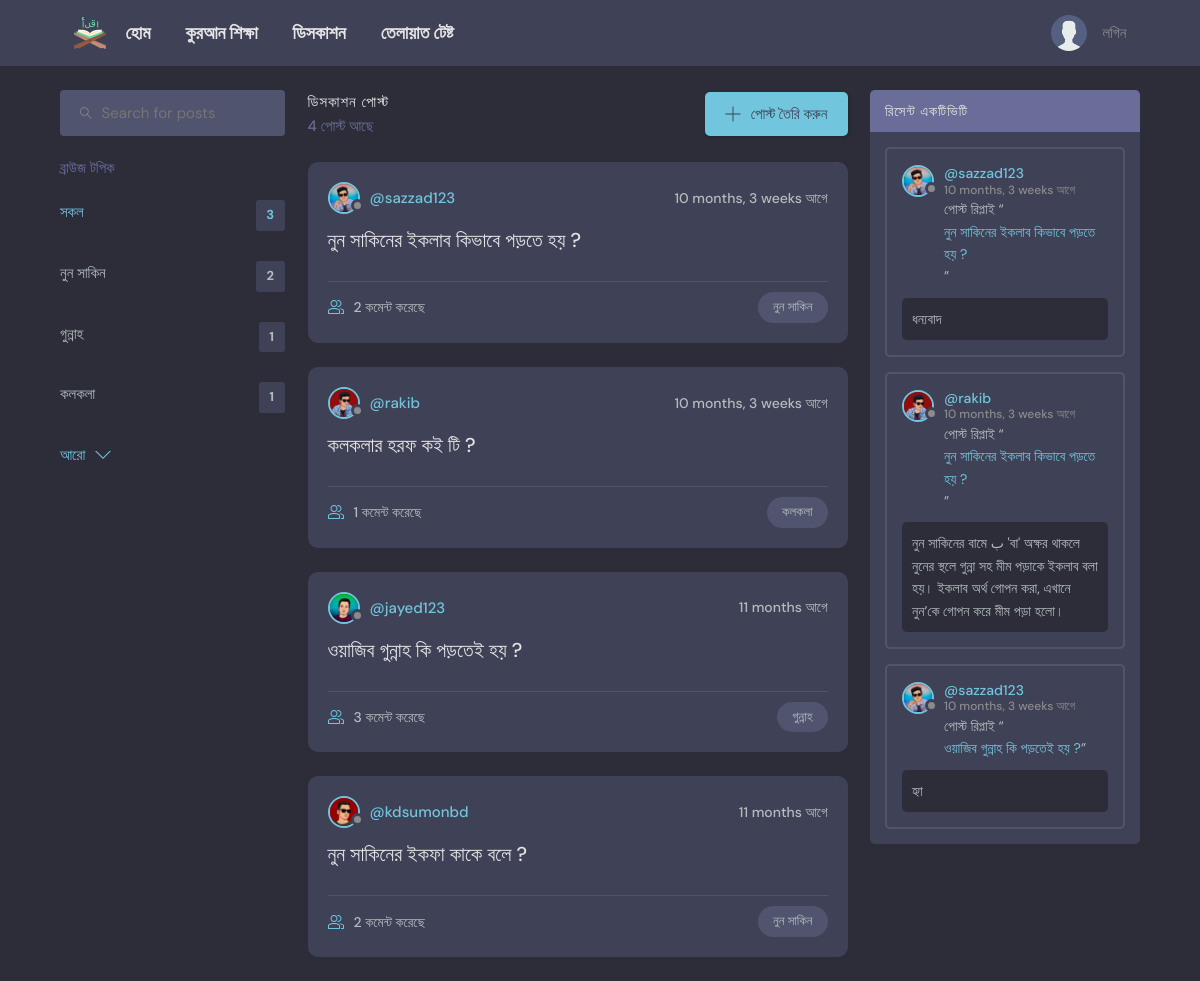
/dis/, run on the app's committed database.
### base/models.py (models this page shows, shortened)
class Topic(models.Model):
    name = models.CharField(max_length=200)

class Room(models.Model):
    host = models.ForeignKey(User, on_delete=models.SET_NULL, null=True)
    topic = models.ForeignKey(Topic, on_delete=models.SET_NULL, null=True)
    name = models.CharField(max_length=200)
    description = models.TextField(null=True, blank=True)
    participants = models.ManyToManyField(User, related_name='participants', blank=True)
    updated = models.DateTimeField(auto_now=True)
    created = models.DateTimeField(auto_now_add=True)
    class Meta:
        ordering = ['-updated', '-created']
    def __str__(self):
        return self.name

class User(AbstractUser):
    name = models.CharField(max_length=200, null=True)
    email = models.EmailField(unique=True, null=True)
    bio = models.TextField(null=True)
    avatar = models.ImageField(null=True, default="avatar.svg")
    USERNAME_FIELD = 'email' # jokhn admin e dhukte jabo eta off kore dibo
    REQUIRED_FIELDS = []

class Message(models.Model):
    user = models.ForeignKey(User, on_delete=models.CASCADE)
    room = models.ForeignKey(Room, on_delete=models.CASCADE)
    body = models.TextField()
    updated = models.DateTimeField(auto_now=True)
    created = models.DateTimeField(auto_now_add=True)
    class Meta:
        ordering = ['-updated', '-created']

### base/views.py (the view)
# urls.py: path('dis/', views.home, name="home"),
def home(request):
    q = request.GET.get('q') if request.GET.get('q') != None else ''
    rooms = Room.objects.filter(
        Q(topic__name__icontains=q) |
        Q(name__icontains=q) |
        Q(description__icontains=q)
    )
    topics = Topic.objects.all()[0:5]
    room_count = rooms.count()
    room_messages = Message.objects.filter(
        Q(room__topic__name__icontains=q))[0:3]
    context = {'rooms': rooms, 'topics': topics,
               'room_count': room_count, 'room_messages': room_messages}
    return render(request, 'base/home.html', context)

### base/templates/base/home.html (shortened to what this page needs)
{% extends 'main.html' %}
{% block content %}
<main class="layout layout--3">
  <div class="container">
    {% include 'base/topics_component.html' %}
    <div class="roomList">
      <div class="roomList__header">
        <div>
          <h2>ডিসকাশন পোস্ট</h2>
          <p>{{room_count}} পোস্ট আছে</p>
        </div>
        <a class="btn btn--main" href="{% url 'create-room' %}">
          <svg version="1.1" xmlns="http://www.w3.org/2000/svg" width="32" height="32" viewBox="0 0 32 32">
            <title>অ্যাড</title>
            <path
              d="M16.943 0.943h-1.885v14.115h-14.115v1.885h14.115v14.115h1.885v-14.115h14.115v-1.885h-14.115v-14.115z">
            </path>
          </svg>
          পোস্ট তৈরি করুন
        </a>
      </div>
      {% include 'base/feed_component.html' %}
    </div>
    {% include 'base/activity_component.html' %}
  </div>
</main>
{% endblock %}

### base/templates/base/topics_component.html (shortened to what this page needs)
<div class="topics">
    <div class="topics__header">
        <form class="header__search" method="GET" action="{% url 'home' %}">
            <label>
                <input name="q" placeholder="Search for posts" />
            </label>
        </form>
    </div>
    <div class="topics__header">
        <h2>ব্রাউজ টপিক</h2>
    </div>
    <ul class="topics__list">
        <li>
            <a href="{% url 'home' %}" class="active">সকল <span>{{topics.count}}</span></a>
        </li>
        {% for topic in topics %}
        <li>
            <a href="{% url 'home' %}?q={{topic.name}}">{{topic.name}}<span>{{topic.room_set.all.count}}</span></a>
        </li>
        {% endfor %}
    </ul>
    <a class="btn btn--link" href="{% url 'topics' %}">
        আরো
        <svg version="1.1" xmlns="http://www.w3.org/2000/svg" width="32" height="32" viewBox="0 0 32 32">
            <title>chevron-down</title>
            <path d="M16 21l-13-13h-3l16 16 16-16h-3l-13 13z"></path>
        </svg>
    </a>
</div>

### base/templates/base/feed_component.html (shortened to what this page needs)
{% for room in rooms %}
<div class="roomListRoom">
    <div class="roomListRoom__header">
        <a href="{% url 'user-profile' room.host.id %}" class="roomListRoom__author">
            <div class="avatar avatar--small">
                <img src="{{room.host.avatar.url}}" />
            </div>
            <span>@{{room.host.username}}</span>
        </a>
        <div class="roomListRoom__actions">
            <span>{{room.created|timesince}} আগে</span>
        </div>
    </div>
    <div class="roomListRoom__content">
        <a href="{% url 'room' room.id %}">{{room.name}}</a>
    </div>
    <div class="roomListRoom__meta">
        <a href="{% url 'room' room.id %}" class="roomListRoom__joined">
            {{room.participants.all.count}} কমেন্ট করেছে
        </a>
        <p class="roomListRoom__topic">{{room.topic.name}}</p>
    </div>
</div>
{% endfor %}

### base/templates/base/activity_component.html (shortened to what this page needs)
<div class="activities">
    <div class="activities__header">
        <h2>রিসেন্ট একটিভিটি</h2>
    </div>
    {% for message in room_messages %}
    <div class="activities__box">
        <div class="activities__boxHeader roomListRoom__header">
            <a href="{% url 'user-profile' message.user.id %}" class="roomListRoom__author">
                <div class="avatar avatar--small">
                    <img src="{{message.user.avatar.url}}" />
                </div>
                <p>
                    @{{message.user.username}}
                    <span>{{message.created|timesince}} আগে</span>
                </p>
            </a>
        </div>
        <div class="activities__boxContent">
            <p>পোস্ট রিপ্লাই “<a href="{% url 'room' message.room.id %}">{{message.room}}</a>”</p>
            <div class="activities__boxRoomContent">{{message.body}}</div>
        </div>
    </div>
    {% endfor %}
</div>

### data on the page
Topic: name "নুন সাকিন", room_set.all.count "2"
Topic: name "গুন্নাহ", room_set.all.count "1"
Topic: name "কলকলা", room_set.all.count "1"
Room: host.avatar (picture), host.username "sazzad123", created "10 months, 3 weeks", name "নুন সাকিনের ইকলাব কিভাবে পড়তে হয় ?", participants.all.count "2", topic.name "নুন সাকিন"
Room: host.avatar (picture), host.username "rakib", created "10 months, 3 weeks", name "কলকলার হরফ কই টি ?", participants.all.count "1", topic.name "কলকলা"
Room: host.avatar (picture), host.username "jayed123", created "11 months", name "ওয়াজিব গুন্নাহ কি পড়তেই হয় ?", participants.all.count "3", topic.name "গুন্নাহ"
Room: host.avatar (picture), host.username "kdsumonbd", created "11 months", name "নুন সাকিনের ইকফা কাকে বলে ?", participants.all.count "2", topic.name "নুন সাকিন"
Message: user.avatar (picture), user.username "sazzad123", created "10 months, 3 weeks", room "নুন সাকিনের ইকলাব কিভাবে পড়তে হয় ?", body "ধন্যবাদ"
Message: user.avatar (picture), user.username "rakib", created "10 months, 3 weeks", room "নুন সাকিনের ইকলাব কিভাবে পড়তে হয় ?", body "নুন সাকিনের বামে ﺏ 'বা' অক্ষর থাকলে নুনের স্থলে গুন্না সহ মীম পড়াকে ইকলাব বলা হয়। ইকলাব অর্থ গোপন করা, এখানে নুন’কে গোপন করে মীম পড়া হলো।"
Message: user.avatar (picture), user.username "sazzad123", created "10 months, 3 weeks", room "ওয়াজিব গুন্নাহ কি পড়তেই হয় ?", body "হ্যা"

### other printed values
{{ topics.count }} "3"
{{ room_count }} "4"
